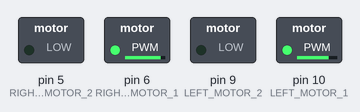
Simulated run of this sketch. Board: Arduino Uno, built with avr-gcc and run on an emulated ATmega328P. Shown: switched loads named in the sketch (green lamp = pin HIGH).

Above: at 0.1 s.
Timing chart, 0 to 1.6 s (numbered marks = the images above):
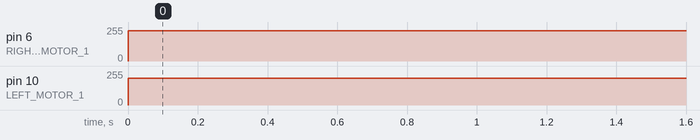

The sketch:

Motors.ino
```cpp
const int LEFT_MOTOR_1 = 10;
const int LEFT_MOTOR_2 = 9;
const int RIGHT_MOTOR_1 = 6;
const int RIGHT_MOTOR_2 = 5;

int Speed = 200;

//27 difference

void setup() {

  pinMode(LEFT_MOTOR_1, OUTPUT);
  pinMode(LEFT_MOTOR_2, OUTPUT);
  pinMode(RIGHT_MOTOR_1, OUTPUT);
  pinMode(RIGHT_MOTOR_2, OUTPUT);


}

void loop() {
  analogWrite(LEFT_MOTOR_1, Speed);
  analogWrite(LEFT_MOTOR_2, 0);

  analogWrite(RIGHT_MOTOR_1, 227);
  analogWrite(RIGHT_MOTOR_2, 0);

}
```

Measured:
- by itself, pin 6 (RIGHT_MOTOR_1): 0/255 → 227/255 at 0.00 s
- by itself, pin 10 (LEFT_MOTOR_1): 0/255 → 200/255 at 0.00 s
